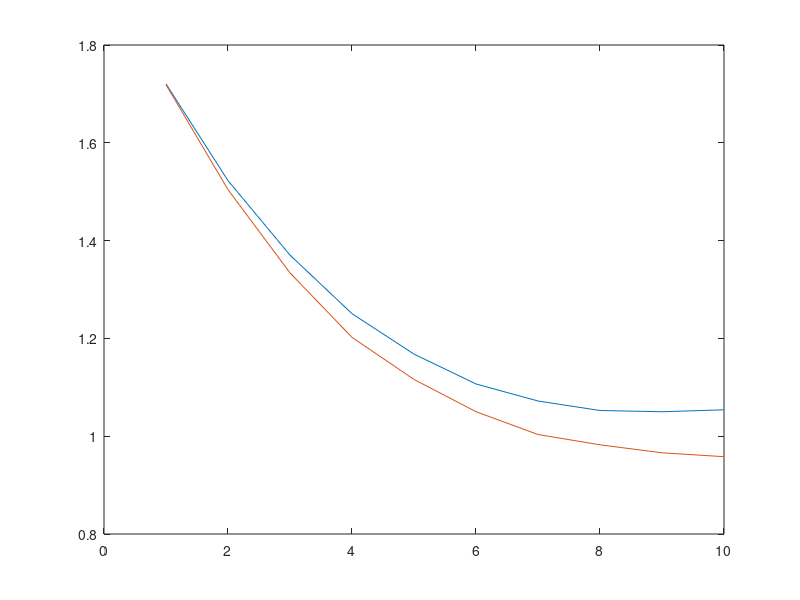

Reproduce this figure in MATLAB. (Note: this script raises an error after producing the figure.)
%Question 2
trainingSize = 200;
testSize = 1000;
p = 10;
mu = zeros(1, p);
sigmaSquared = 1;
beta = [-0.5 0.45 -0.4 0.35 -0.3 0.25 -0.2 0.15 -0.1 0.05]';

avgTrainingRSS = zeros(1, p);
avgTestRSS = zeros(1, p);

for i = 1:100
    %Generating training data
    trainingX = mvnrnd(mu, eye(p), trainingSize);
    trainingNoise = mvnrnd(zeros(1, trainingSize), sigmaSquared*eye(trainingSize), 1);
    trainingY = trainingX * beta + trainingNoise';
    %Generating test data
    testX = mvnrnd(mu, eye(p), testSize);
    testNoise = mvnrnd(zeros(1, testSize), sigmaSquared*eye(testSize), 1);
    testY = testX * beta + testNoise';
    %Calculating estimate
    betaEstimateMatrix = zeros(p);
    trainingRSS = zeros(1, p);
    testRSS = zeros(1, p);
    for j = 1:p
        reducedX = trainingX(:, 1:j);
        reducedBetaLS = (reducedX'*reducedX)\(reducedX'*trainingY);
        betaEstimateMatrix(j, :) = [reducedBetaLS' zeros(1, p-j)];
        trainingRSS(j) = (1/trainingSize)*(norm(trainingY-reducedX*reducedBetaLS))^2;
        testRSS(j) = (1/testSize)*(norm(testY-testX(:, 1:j)*reducedBetaLS))^2;
    end
    avgTrainingRSS = avgTrainingRSS + trainingRSS;
    avgTestRSS = avgTestRSS + testRSS;
end

avgTrainingRSS = avgTrainingRSS/100;
avgTestRSS = avgTestRSS/100;
plot(1:p, avgTestRSS, 1:p, avgTrainingRSS)
title(append('Training size = ', num2str(trainingSize), ', test size = ', num2str(testSize)))
legend('avgTestRSS', 'avgTrainingRSS')
xlabel('j')

B = bestsubset([trainingY trainingX]);
disp(B);
disp(reducedBetaLS);

B = greedysubset([trainingY trainingX]);
disp(B);

B = greedysubsetF([trainingY trainingX]);
disp(B);

betaCV = crossval([trainingY trainingX], @bestsubset)

pData = readtable('II-10-15-2022-prostate.dat');
pData.Properties.VariableNames = {'lpsa','lcavol','lweight','age','lbph','svi','lcp','gleason','pgg45'};

newCovariates = mvnrnd(zeros(1,4), eye(4), 97);
newCovTable = array2table(newCovariates);
newData = [pData newCovTable];
rng('default')
perm = randperm(97);
newData = newData(perm, :);
trainingData = newData(1:70, :);
testData = newData(71:97, :);

bestRegressorMatrix = zeros(12, 4);
functions = {@bestsubset, @greedysubset, @greedysubsetF, @monotonic_lars};
for i = 1:4
    bestRegressorMatrix(:,i) = crossval(trainingData{:,:}, functions{i});
end

xbeta = testData{:,2:end}*bestRegressorMatrix;
y = testData{:,1};
mspe = zeros(1, 4);
for i = 1:4
    mspe(i) = (1/27)*(norm(y-xbeta(:,i)))^2;
end

trainingData = newData(1:70, [1,2,3,6,10:13]);
testData = newData(71:97, [1,2,3,6,10:13]);

newBestRegressorMatrix = zeros(7, 4);
for i = 1:4
    newBestRegressorMatrix(:,i) = crossval(trainingData{:,:}, functions{i});
end

xbeta = testData{:,2:end}*newBestRegressorMatrix;
y = testData{:,1};
newmspe = zeros(1, 4);
for i = 1:4
    newmspe(i) = (1/27)*(norm(y-xbeta(:,i)))^2;
end
